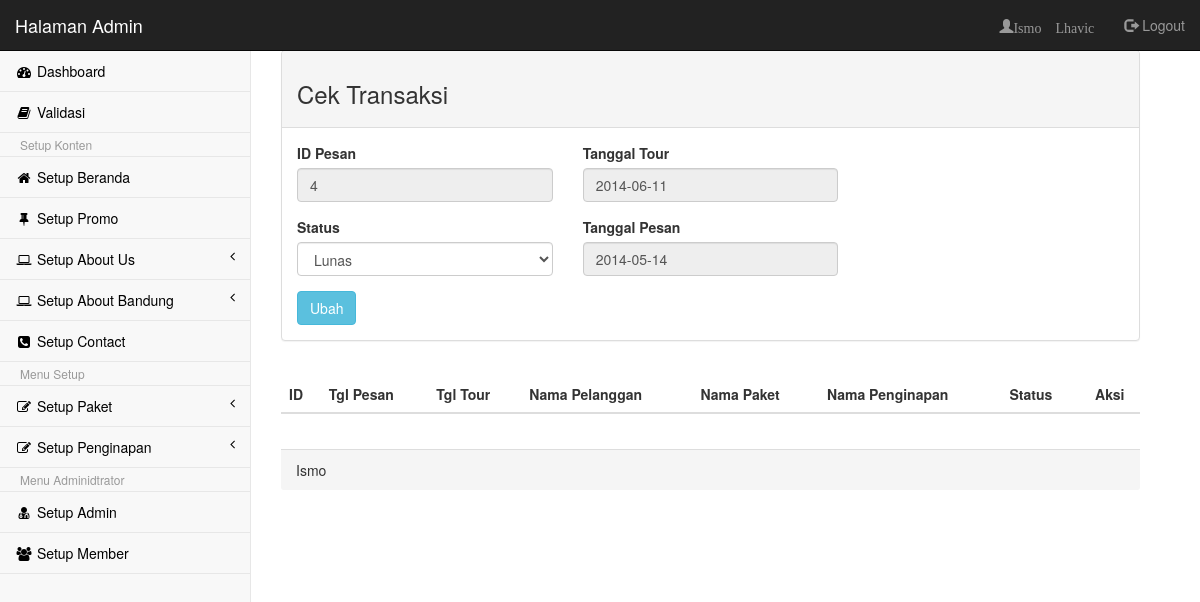
Page /Admin/cekTransaksi.php?id=4 (signed in) on the committed database.
### tables this page shows
CREATE TABLE IF NOT EXISTS `tbl_pesan` (
  `id_pesan` int(11) NOT NULL AUTO_INCREMENT,
  `id_user` int(11) NOT NULL,
  `id_paket` int(11) NOT NULL,
  `id_hotel` int(11) NOT NULL,
  `tgl_pesan` date NOT NULL,
  `tgl_tour` date NOT NULL,
  `status` char(2) NOT NULL DEFAULT 'S1',
  PRIMARY KEY (`id_pesan`)
);

### Admin/cekTransaksi.php (the view, shortened to what this page needs)
<?php session_start();
if(isset($_SESSION['user_admin'])){
	$level		=$_SESSION['level'];
?>
<!DOCTYPE html>
<html>
<head>
    <link href="css/bootstrap.min.css" rel="stylesheet">
    <link href="font-awesome/css/font-awesome.css" rel="stylesheet">
    <link href="css/plugins/dataTables/dataTables.bootstrap.css" rel="stylesheet">
    <link href="css/sb-admin.css" rel="stylesheet">
</head>
<body>
    <div id="wrapper">
       	<?php
			if($level=='admin'){
				include"nav.php";
			}else if($level=='operator'){
				include"nav_operator.php";
			}else{
				echo "Anda tidak punya hak access!! Hayoo!! sapa Loe??";
			}
		?>
        <div id="page-wrapper">
            <div class="row col-lg-12">
                <div class="panel panel-default">
                    <div class="panel-heading"><h3>Cek Transaksi</h3></div>
                    <div class="panel-body">
                        <form name="cekTransaksi" action="cekTransaksi.php" method="post" enctype="multipart/form-data">
                        <?php
                            if (isset($_GET['id']))
                            {
                            $comot_id=mysql_query("SELECT * FROM tbl_pesan WHERE id_pesan=".$_GET['id']);
                            $ngisi=mysql_fetch_array($comot_id);
                            }
                        ?>
                        <fieldset>
                        	<div class="row">
                            <div class="col-lg-4">
                                <div class="form-group">
                                    <label>ID Pesan</label>
                                    <input class="form-control" name="id" type="text" value="<?php echo $ngisi['id_pesan']; ?>" readonly>
                                </div>
                                <div class="form-group">
                                    <label>Status</label>
                                    <select class="form-control" name="status">
                                    	<?php
                                        for($i=0; $i<=4; $i++){
											if($i==1){
												$value="S1";
												$salue="Menunggu";
											}else if($i==2){
												$value="S2";
												$salue="Lunas";
											}else if($i==3){
												$value="S3";
												$salue="Bayar diTempat";
											}else if($i==4){
												$value="S4";
												$salue="Telah Tour";
											}else{
												$value="";
												$salue="-- Pilih --";
											}
											if($ngisi['status']==$value){
												$sel= "selected";
											}else{
												$sel= "";
											}
											echo "<option value='$value' $sel>$salue</option>";
										}
										?>
                                    </select>
                                </div>
                            </div>
                            <div class="col-lg-4">
                                <div class="form-group">
                                    <label>Tanggal Tour</label>
                                    <input class="form-control" name="tgl_tour" type="text" value="<?php echo $ngisi['tgl_tour']; ?>" readonly>
                                </div>
                                <div class="form-group">
                                    <label>Tanggal Pesan</label>
                                    <input class="form-control" name="tgl_tour" type="text" value="<?php echo $ngisi['tgl_pesan']; ?>" readonly>
                                </div>
                       		</div>
                            </div>
                                <?php
                                    if (isset($_GET['id'])){
                                ?>
                                <input name="Edit" type="submit" value="Ubah" class="btn btn-info" data-hint="Klik untuk Edit Post">
                                </div>
                                <?php
                                    }else{
                                ?>
                                <input name="Edit" type="submit" value="Ubah" class="btn" disabled>
                                </div>
                                <?php
                                    }
                                ?>
                    </div>
                    <div class="panel-body">
                        <div class="row col-lg-13">
                        	<div class="table-responsive">
                        	<table class="table table-hover table-striped" id="dataTables-transaksi">
                                <thead>
                                    <tr>
                                        <th class="text-left">ID</th>
                                        <th class="text-left">Tgl Pesan</th>
                                        <th class="text-left">Tgl Tour</th>
                                        <th class="text-left">Nama Pelanggan</th>
                                        <th class="text-left">Nama Paket</th>
                                        <th class="text-left">Nama Penginapan</th>
                                        <th class="text-left">Status</th>
                                        <th class="text-center">Aksi</th>
                                    </tr>
                                </thead>
                            </table>
                            </div>
                        </div>
					</div>
                    <div class="panel-footer">Ismo</div>
                </div>
			</div>
        </div>
</body>
</html>
<?php
}else{
	session_destroy();
	header('Location:index.php?status=Silahkan Login');
}
?>

### Admin/nav.php (shortened to what this page needs)
<?php
    $username=$_SESSION['user_admin'];
    $comot_admin=mysql_query("select nama from tbl_admin where user_admin='$username'");
    $ngisi_admin=mysql_fetch_array($comot_admin);
?>
<nav class="navbar navbar-inverse navbar-fixed-top" role="navigation" style="margin-bottom: 0">
    <div class="navbar-header">
        <a class="navbar-brand" href="home.php" style="color: white;">Halaman Admin</a>
    </div>
    <ul class="nav navbar-nav navbar-right">
      <li>
            <a class="glyphicon glyphicon-user" href="#"><?php echo $ngisi_admin['nama']; ?>
            </a>
        </li>
      <li><a href="logout.php"><span class="glyphicon glyphicon-log-out"></span> Logout</a></li>
    </ul>
    <div class="navbar-default navbar-static-side" role="navigation">
        <div class="sidebar-collapse">
            <ul class="nav" id="side-menu">
                <li><a href="home.php" style="color: black;"><i class="fa fa-dashboard fa-fw"></i> Dashboard</a></li>
                <li><a href="cekTransaksi.php" style="color: black;"><i class="fa fa-book fa-fw"></i> Validasi</a>
                <li class="dropdown-header">Setup Konten</li>
                <li><a href="setupBeranda.php" style="color: black;"><i class="fa fa-home fa-fw"></i> Setup Beranda</a>
                <li><a href="setupSlider.php" style="color: black;"><i class="fa fa-thumb-tack fa-fw"></i> Setup Promo</a>
                <li>
                    <a href="#" style="color: black;"><i class="fa fa-laptop fa-fw" style="color: black;"></i> Setup About Us<span class="fa arrow"></span></a>
                </li>
                <li>
                    <a href="#" style="color: black;"><i class="fa fa-laptop fa-fw"></i> Setup About Bandung<span class="fa arrow"></span></a>
                </li>
                <li><a href="setupContact.php" style="color: black;"><i class="fa fa-phone-square fa-fw"></i> Setup Contact</a>
                <li class="dropdown-header">Menu Setup</li>
                <li>
                    <a href="#" style="color: black;"><i class="fa fa-edit fa-fw"></i> Setup Paket<span class="fa arrow"></span></a>
                </li>
                <li>
                    <a href="#" style="color: black;"><i class="fa fa-edit fa-fw"></i> Setup Penginapan<span class="fa arrow"></span></a>
                </li>
                <li class="dropdown-header">Menu Adminidtrator</li>
                <li><a href="setupAdmin.php" style="color: black;"><i class="fa fa-user-md fa-fw"></i> Setup Admin</a>
                <li><a href="setupMember.php" style="color: black;"><i class="fa fa-users fa-fw"></i> Setup Member</a>
            </ul>
        </div>
    </div>
</nav>

### Admin/css/sb-admin.css (style rules this page uses)
body { background-color: #f8f8f8; padding-top: 100px; }
@media (min-width:768px) { body { padding-top: 50px; } }
#wrapper { width: 100%; }
#page-wrapper { padding: 0 15px; min-height: 568px; background-color: #fff; }
@media (min-width:768px) { #page-wrapper { position: inherit; margin: 0 0 0 250px; padding: 0 30px; min-height: 1300px; border-left: 1px solid #e7e7e7; } }
.navbar-static-side ul li { border-bottom: 1px solid #e7e7e7; }
.arrow { float: right; }
.fa.arrow:before { content: "\f104"; }
@media (min-width:768px) { .navbar-static-side { z-index: 1; position: absolute; width: 250px; margin-top: 51px; } }

### rows in the picture
tbl_pesan: id "4", tgl_tour "2014-06-11", tgl_tour "2014-05-14"

### other values in the picture
$ngisi_admin['nama'] "Ismo Lhavic"
form field status "Lunas"
